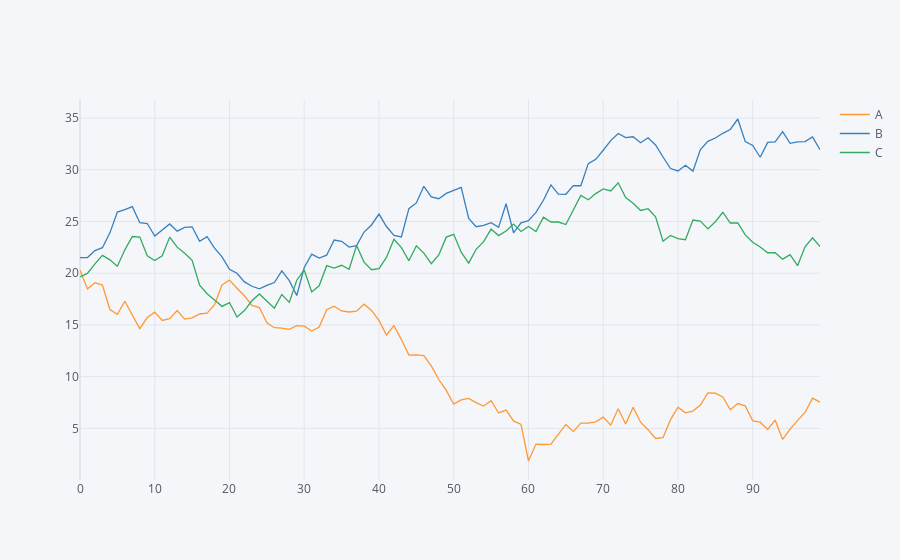

Notebook code for this chart:
### Markdown cell above
## Line Plot

### Code cell
df.iplot()
#Here the plot is interactive with lot of features
